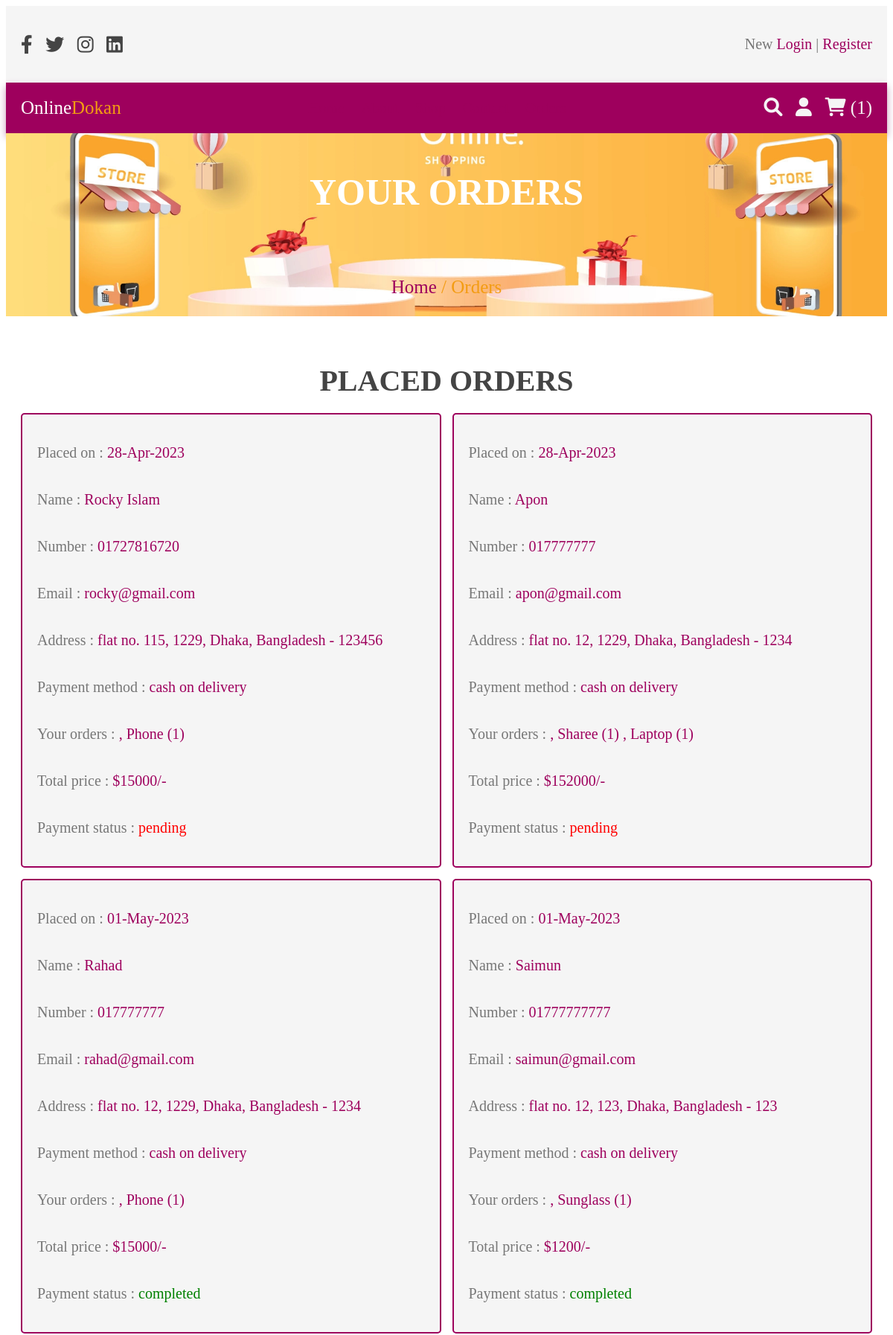
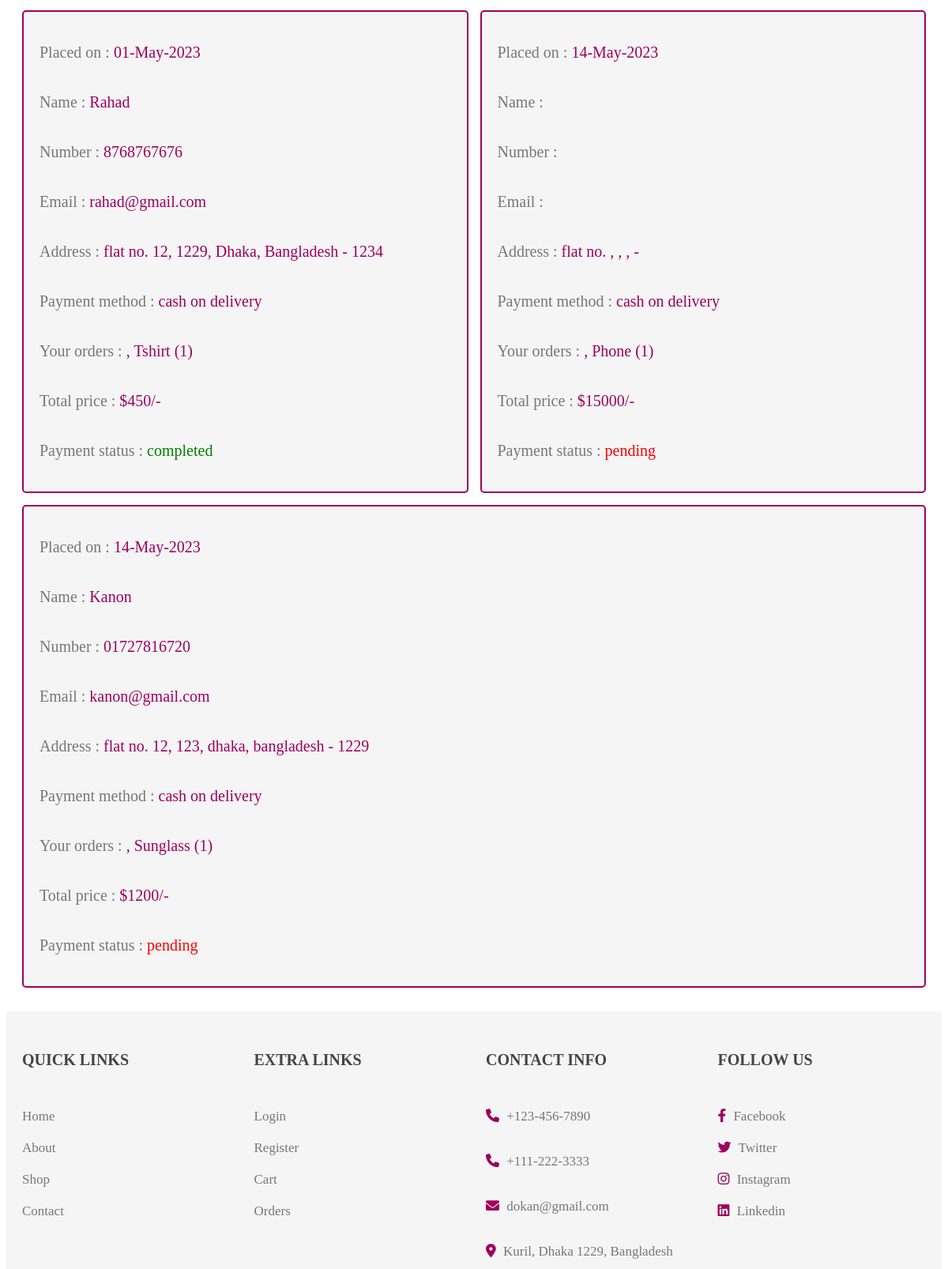
Screenshot of /php/orders.php (signed in, upper part) with the database file from the repository (2 pictures, top to bottom).
### tables this page shows
CREATE TABLE `orders` (
  `id` int(100) NOT NULL,
  `user_id` int(100) NOT NULL,
  `name` varchar(100) NOT NULL,
  `number` varchar(11) NOT NULL,
  `email` varchar(100) NOT NULL,
  `method` varchar(50) NOT NULL,
  `address` varchar(500) NOT NULL,
  `total_products` varchar(1000) NOT NULL,
  `total_price` int(100) NOT NULL,
  `placed_on` varchar(50) NOT NULL,
  `payment_status` varchar(20) NOT NULL DEFAULT 'pending'
);

### php/orders.php (the view, shortened to what this page needs)
<?php
include 'connection.php';
$user_id = $_SESSION['user_id'];
?>
<!DOCTYPE html>
<html lang="en">
<head>
   <link rel="stylesheet" href="https://cdnjs.cloudflare.com/ajax/libs/font-awesome/6.0.0/css/all.min.css">
   <link rel="stylesheet" href="../css/style.css">
</head>
<body>
<?php include 'header.php'; ?>
<div class="heading">
   <h3>Your orders</h3>
   <p> <a href="home.php" style="text-decoration: none;">Home</a> / Orders </p>
</div>
<section class="placed-orders">
   <h1 class="title">Placed orders</h1>
   <div class="box-container">
      <?php
         $order_query = mysqli_query($conn, "SELECT * FROM `orders` WHERE user_id = '$user_id'") or die('query failed');
         if(mysqli_num_rows($order_query) > 0){
            while($fetch_orders = mysqli_fetch_assoc($order_query)){
      ?>
      <div class="box">
         <p> Placed on : <span><?php echo $fetch_orders['placed_on']; ?></span> </p>
         <p> Name : <span><?php echo $fetch_orders['name']; ?></span> </p>
         <p> Number : <span><?php echo $fetch_orders['number']; ?></span> </p>
         <p> Email : <span><?php echo $fetch_orders['email']; ?></span> </p>
         <p> Address : <span><?php echo $fetch_orders['address']; ?></span> </p>
         <p> Payment method : <span><?php echo $fetch_orders['method']; ?></span> </p>
         <p> Your orders : <span><?php echo $fetch_orders['total_products']; ?></span> </p>
         <p> Total price : <span>$<?php echo $fetch_orders['total_price']; ?>/-</span> </p>
         <p> Payment status : <span style="color:<?php if($fetch_orders['payment_status'] == 'pending'){ echo 'red'; }else{ echo 'green'; } ?>;"><?php echo $fetch_orders['payment_status']; ?></span> </p>
         </div>
      <?php
       }
      }else{
         echo '<p class="empty">No orders placed yet!</p>';
      }
      ?>
   </div>
</section>
<?php include 'footer.php'; ?>
</body>
</html>

### css/style.css (style rules this page uses)
:root { --main-color: rgba(158,0,93); --red:#e74c3c; --orange:#f39c12; --black:#444; --white:#fff; --light-bg:#f5f5f5; --light-color:#777; --border:.2rem solid var(--main-color); --box-shadow:0 .5rem 1rem rgba(199, 149, 180); }
html { font-size: 62.5%; overflow-x: hidden; }
section { padding:3rem 2rem; }
.title { text-align: center; margin-bottom: 2rem; text-transform: uppercase; color:var(--black); font-size: 4rem; }
.heading { min-height: 30vh; display: flex; flex-flow: column; align-items: center; justify-content: center; gap:1rem; background: url(../images/shop2.webp) no-repeat; background-size: cover; background-position: center; text-align: center; }
.heading h3 { font-size: 5rem; color:var(--white); text-transform: uppercase; }
.heading p { font-size: 2.5rem; color:var(--orange); }
.heading p a { color:var(--main-color); }
.placed-orders .box-container { max-width: 1200px; margin:0 auto; display:flex; flex-wrap: wrap; align-items: center; gap:1.5rem; }
.placed-orders .box-container .box { flex:1 1 40rem; border-radius: .5rem; padding:2rem; border:var(--border); background-color: var(--light-bg); padding:1rem 2rem; }
.placed-orders .box-container .box p { padding:1rem 0; font-size: 2rem; color:var(--light-color); }
.placed-orders .box-container .box p span { color:var(--main-color); }

### rows the page displays
orders: placed_on "28-Apr-2023", name "Rocky Islam", number "01727816720", email "rocky@gmail.com", address "flat no. 115, 1229, Dhaka, Bangladesh - 123456", method "cash on delivery", total_products ", Phone (1)", total_price "15000", payment_status "pending"
orders: placed_on "28-Apr-2023", name "Apon", number "017777777", email "apon@gmail.com", address "flat no. 12, 1229, Dhaka, Bangladesh - 1234", method "cash on delivery", total_products ", Sharee (1) , Laptop (1)", total_price "152000", payment_status "pending"
orders: placed_on "01-May-2023", name "Rahad", number "017777777", email "rahad@gmail.com", address "flat no. 12, 1229, Dhaka, Bangladesh - 1234", method "cash on delivery", total_products ", Phone (1)", total_price "15000", payment_status "completed"
orders: placed_on "01-May-2023", name "Saimun", number "01777777777", email "saimun@gmail.com", address "flat no. 12, 123, Dhaka, Bangladesh - 123", method "cash on delivery", total_products ", Sunglass (1)", total_price "1200", payment_status "completed"
orders: placed_on "01-May-2023", name "Rahad", number "8768767676", email "rahad@gmail.com", address "flat no. 12, 1229, Dhaka, Bangladesh - 1234", method "cash on delivery", total_products ", Tshirt (1)", total_price "450", payment_status "completed"
orders: placed_on "14-May-2023", address "flat no. , , , -", method "cash on delivery", total_products ", Phone (1)", total_price "15000", payment_status "pending"
orders: placed_on "14-May-2023", name "Kanon", number "01727816720", email "kanon@gmail.com", address "flat no. 12, 123, dhaka, bangladesh - 1229", method "cash on delivery", total_products ", Sunglass (1)", total_price "1200", payment_status "pending"

### other values shown
$cart_rows_number "1"
